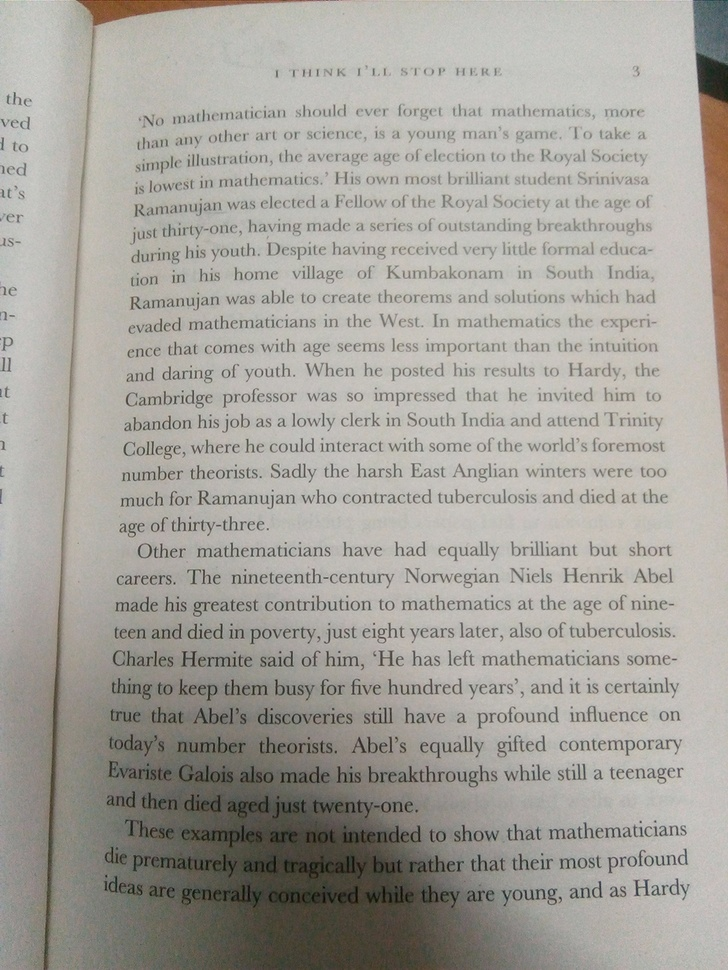
#> input picture data/page.jpg, 728 x 970 px, shrunk from 1000 x 1333 before the run
$ python threshold.py
#> lines starting #> are read from the running program, lines starting #| are printed output that depends on the picture; after the words box and inside, x2 and y2 are one past the last pixel; in counts of white or black regions, pixels touching at a corner belong together
'''
threshold.py : This script introduces some thresholding techniques.
Compare the results of the different algorithms on different images !
'''

import cv2
import numpy as np

# a simple function to display image
def show(img, delay = 0, name = 'Image'):

  cv2.imshow(name, img)
  key = cv2.waitKey(delay)
  return key


# simple global thresholding
img = cv2.imread('./data/page.jpg',0)
#> img: shape (970, 728); min 6, max 215, mean 163.4

thLevel = 200
maxVal = 255

ret, th = cv2.threshold(img, thLevel, maxVal, cv2.THRESH_BINARY)
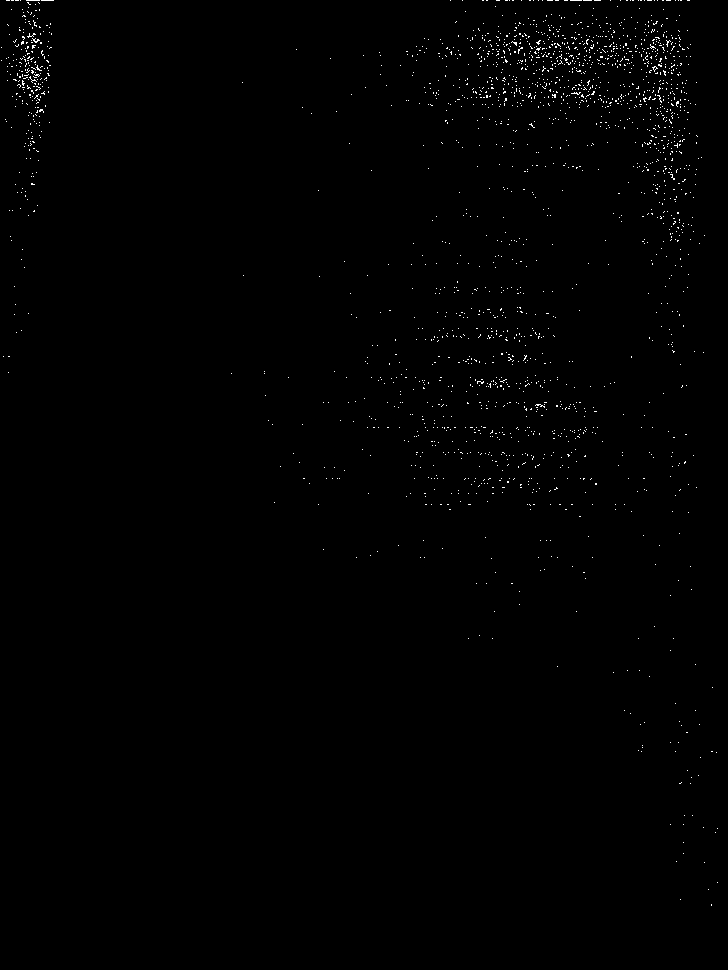
#> th: shape (970, 728); 0.55% white in thin lines or dots
#> ret = 200
print(ret)
#| 200.0
show(th)
#> (key Esc is pressed here)

# using Otsu's Alg to decide threshold
ret, th = cv2.threshold(img, thLevel, maxVal, cv2.THRESH_OTSU)
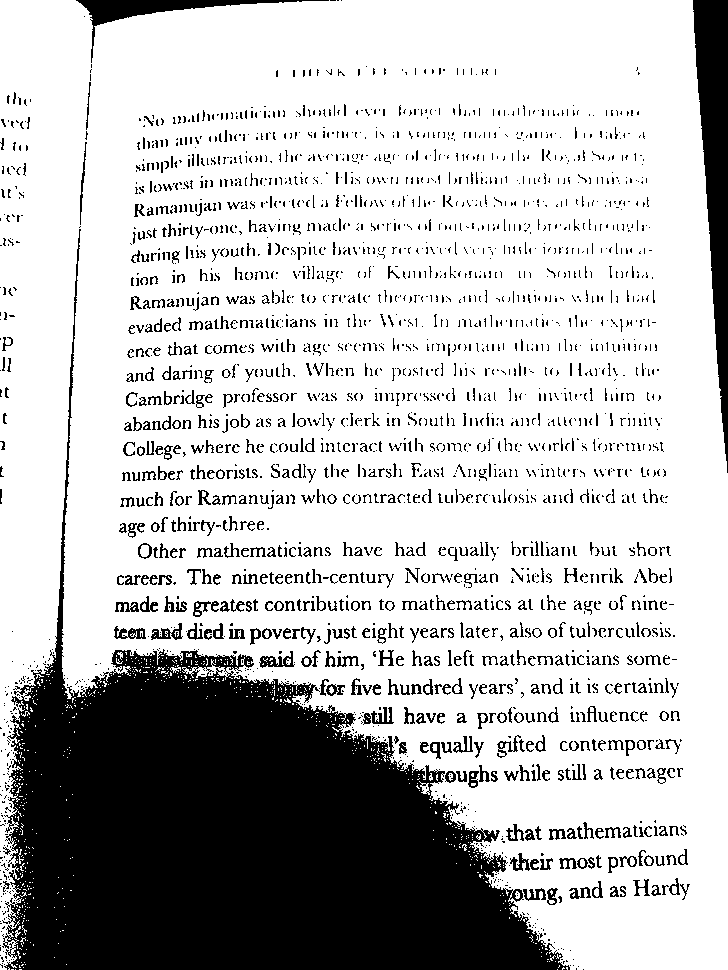
#> th: shape (970, 728); 74.4% white; 2596 black regions (1935 under 20 px), largest, box (x1, y1, x2, y2) and area: (2, 229, 570, 970) 128716, (693, 0, 728, 473) 8901, (76, 0, 329, 63) 2291
#> ret = 144
print(ret)
#| 144.0
show(th)
#> (key Enter is pressed here)

# window size must be odd
ws = 47

# using Adaptive Thresholding (Local Thesholding)
th = cv2.adaptiveThreshold(img, maxVal, cv2.ADAPTIVE_THRESH_MEAN_C, cv2.THRESH_BINARY, ws, 2)
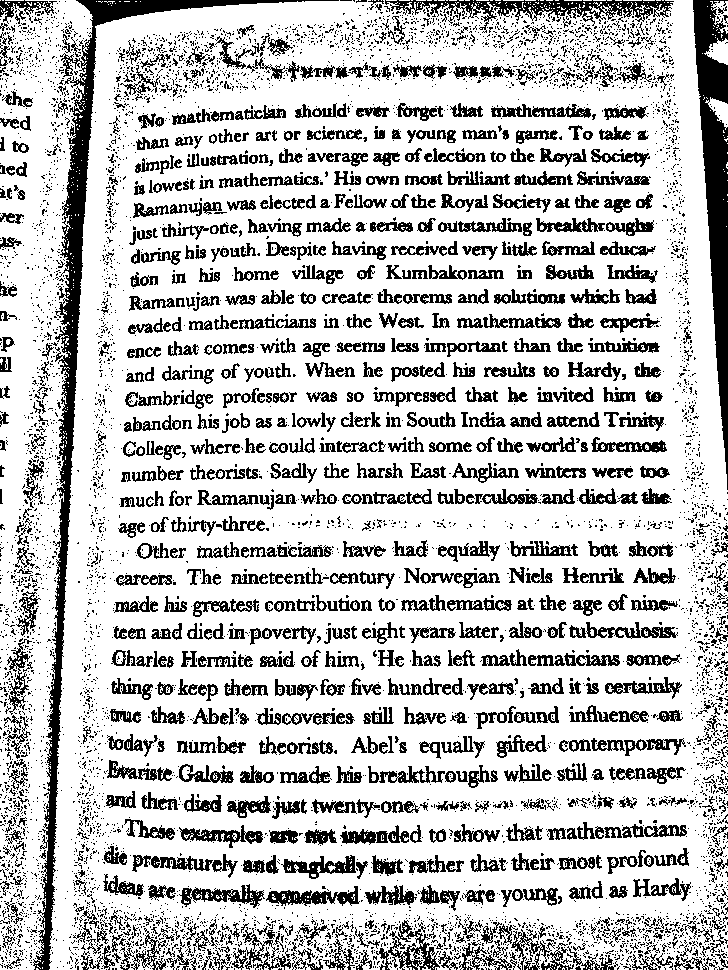
#> th: shape (970, 728); 76.6% white; 7140 black regions (6161 under 20 px), largest, box (x1, y1, x2, y2) and area: (33, 0, 339, 970) 13231, (693, 0, 728, 490) 7943, (385, 0, 674, 33) 2967
print(ret)
#| 144.0
show(th)

$ run again, with data/chobi.jpg copied over data/page.jpg
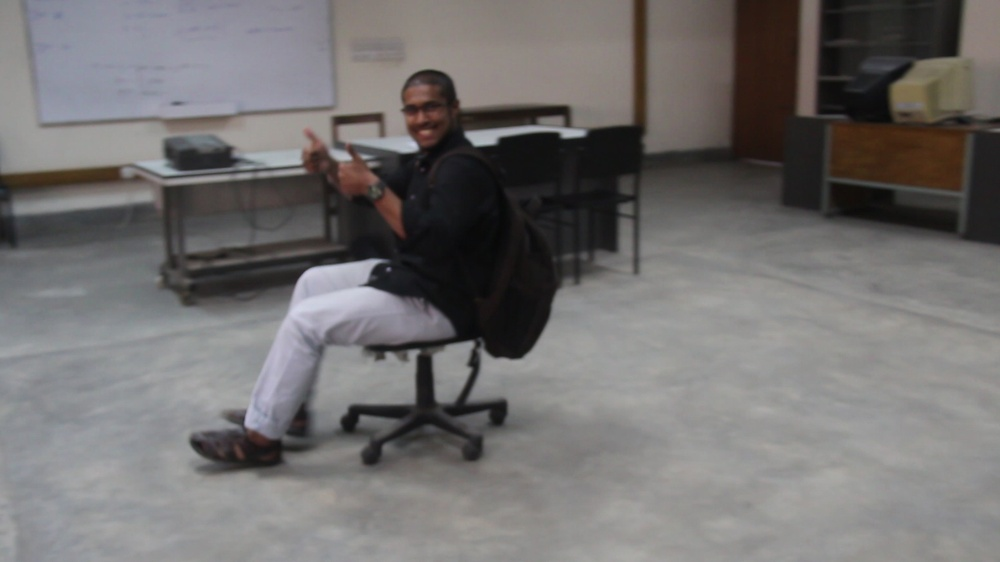
#> input picture data/chobi.jpg, 1000 x 562 px, shrunk from 1920 x 1080 before the run
#> `ret, th = cv2.threshold(img, thLevel, maxVal, cv2.THRESH_BINARY)`:
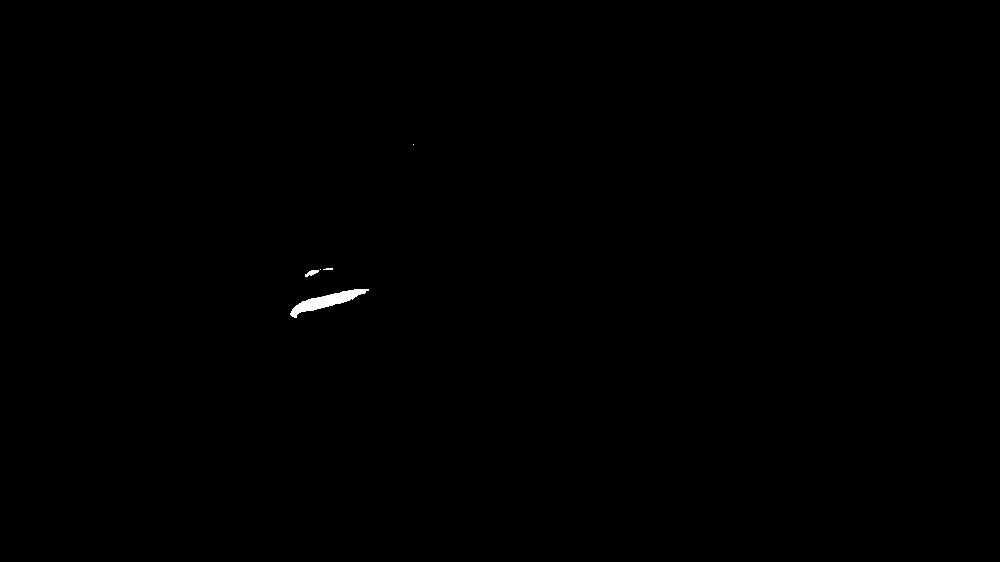
#> th: shape (562, 1000); 0.15% white; 5 white regions (3 under 20 px), largest, box (x1, y1, x2, y2) and area: (290, 289, 369, 318) 784, (305, 270, 319, 277) 55
#> `ret, th = cv2.threshold(img, thLevel, maxVal, cv2.THRESH_BINARY)`: ret = 200
#| 200.0
#> `ret, th = cv2.threshold(img, thLevel, maxVal, cv2.THRESH_OTSU)`: ret = 92
#| 92.0
#> `th = cv2.adaptiveThreshold(img, maxVal, cv2.ADAPTIVE_THRESH_MEAN_C, cv..`:
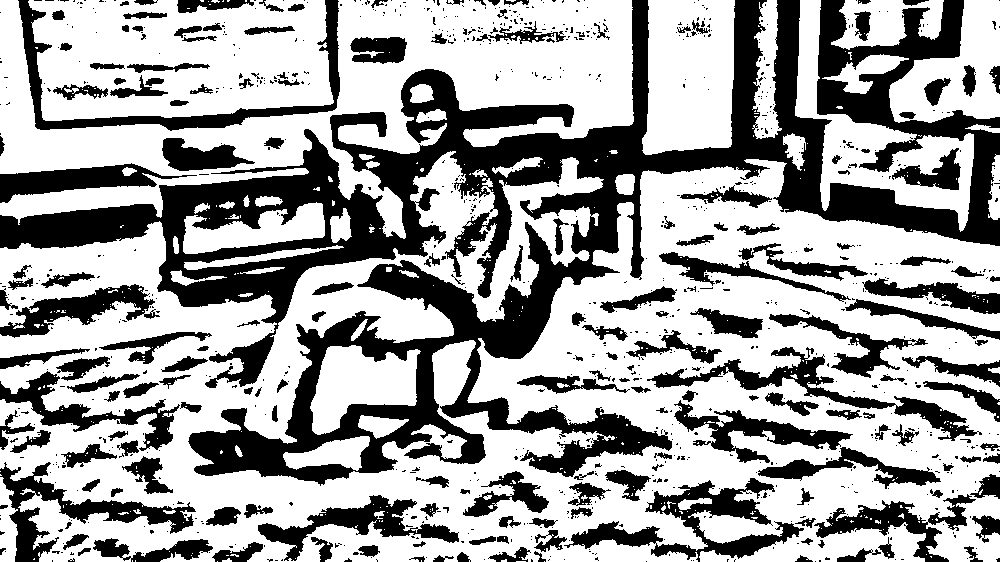
#> th: shape (562, 1000); 63.6% white; 984 black regions (791 under 20 px), largest, box (x1, y1, x2, y2) and area: (0, 0, 1000, 486) 112882, (564, 478, 804, 562) 5863, (18, 0, 340, 131) 5344
#| 92.0
